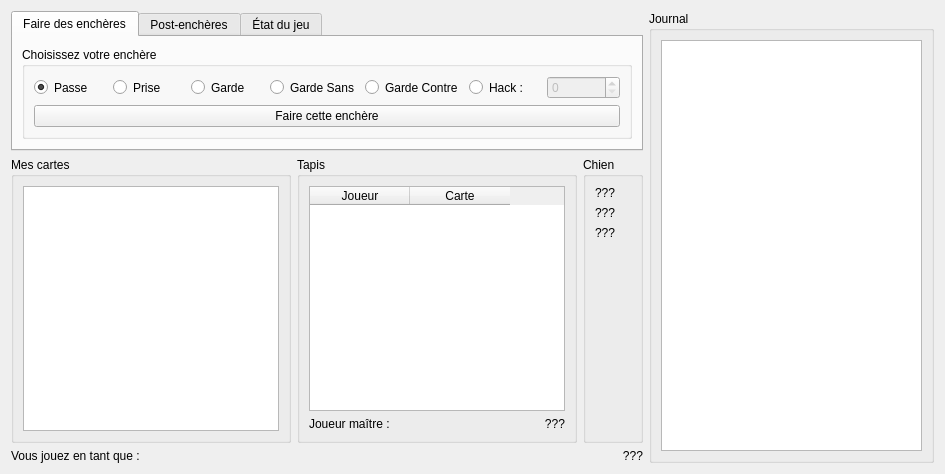
<?xml version="1.0" encoding="UTF-8"?>
<ui version="4.0">
 <class>ClientGraphique</class>
 <widget class="QWidget" name="ClientGraphique">
  <property name="geometry">
   <rect>
    <x>0</x>
    <y>0</y>
    <width>945</width>
    <height>474</height>
   </rect>
  </property>
  <property name="windowTitle">
   <string>Tarot Virtuel</string>
  </property>
  <layout class="QGridLayout" name="gridLayout_5">
   <item row="2" column="1">
    <layout class="QHBoxLayout" name="layout_moi">
     <item>
      <widget class="QLabel" name="label_moi">
       <property name="text">
        <string>Vous jouez en tant que : </string>
       </property>
      </widget>
     </item>
     <item>
      <widget class="LabelNom" name="nom_joueur">
       <property name="text">
        <string>???</string>
       </property>
       <property name="alignment">
        <set>Qt::AlignRight|Qt::AlignTrailing|Qt::AlignVCenter</set>
       </property>
      </widget>
     </item>
    </layout>
   </item>
   <item row="1" column="1">
    <layout class="QHBoxLayout" name="layout_principal">
     <item>
      <widget class="QGroupBox" name="groupe_mes_cartes">
       <property name="sizePolicy">
        <sizepolicy hsizetype="Preferred" vsizetype="Expanding">
         <horstretch>0</horstretch>
         <verstretch>0</verstretch>
        </sizepolicy>
       </property>
       <property name="title">
        <string>Mes cartes</string>
       </property>
       <layout class="QGridLayout" name="gridLayout">
        <item row="0" column="0">
         <widget class="ListeCartes" name="mes_cartes"/>
        </item>
       </layout>
      </widget>
     </item>
     <item>
      <widget class="QGroupBox" name="groupe_tapis">
       <property name="title">
        <string>Tapis</string>
       </property>
       <layout class="QVBoxLayout" name="verticalLayout_2">
        <item>
         <widget class="AfficheurTapis" name="tapis">
          <property name="editTriggers">
           <set>QAbstractItemView::NoEditTriggers</set>
          </property>
          <column>
           <property name="text">
            <string>Joueur</string>
           </property>
          </column>
          <column>
           <property name="text">
            <string>Carte</string>
           </property>
          </column>
         </widget>
        </item>
        <item>
         <layout class="QHBoxLayout" name="layout_maitre">
          <item>
           <widget class="QLabel" name="label_maitre">
            <property name="text">
             <string>Joueur maître :</string>
            </property>
           </widget>
          </item>
          <item>
           <widget class="LabelNom" name="nom_maitre">
            <property name="text">
             <string>???</string>
            </property>
            <property name="alignment">
             <set>Qt::AlignRight|Qt::AlignTrailing|Qt::AlignVCenter</set>
            </property>
           </widget>
          </item>
         </layout>
        </item>
       </layout>
      </widget>
     </item>
     <item>
      <widget class="QGroupBox" name="groupe_chien">
       <property name="title">
        <string>Chien</string>
       </property>
       <layout class="QVBoxLayout" name="verticalLayout_3">
        <item>
         <widget class="QLabel" name="chien_1">
          <property name="text">
           <string>???</string>
          </property>
         </widget>
        </item>
        <item>
         <widget class="QLabel" name="chien_2">
          <property name="text">
           <string>???</string>
          </property>
         </widget>
        </item>
        <item>
         <widget class="QLabel" name="chien_3">
          <property name="text">
           <string>???</string>
          </property>
         </widget>
        </item>
        <item>
         <spacer name="verticalSpacer">
          <property name="orientation">
           <enum>Qt::Vertical</enum>
          </property>
          <property name="sizeHint" stdset="0">
           <size>
            <width>20</width>
            <height>40</height>
           </size>
          </property>
         </spacer>
        </item>
       </layout>
      </widget>
     </item>
    </layout>
   </item>
   <item row="0" column="1">
    <widget class="QTabWidget" name="onglets">
     <property name="sizePolicy">
      <sizepolicy hsizetype="Expanding" vsizetype="Fixed">
       <horstretch>0</horstretch>
       <verstretch>0</verstretch>
      </sizepolicy>
     </property>
     <property name="tabShape">
      <enum>QTabWidget::Rounded</enum>
     </property>
     <property name="currentIndex">
      <number>0</number>
     </property>
     <widget class="QWidget" name="encheres">
      <attribute name="title">
       <string>Faire des enchères</string>
      </attribute>
      <layout class="QVBoxLayout" name="verticalLayout_4">
       <item>
        <widget class="QGroupBox" name="groupe_enchere">
         <property name="sizePolicy">
          <sizepolicy hsizetype="Preferred" vsizetype="Fixed">
           <horstretch>0</horstretch>
           <verstretch>0</verstretch>
          </sizepolicy>
         </property>
         <property name="title">
          <string>Choisissez votre enchère</string>
         </property>
         <layout class="QGridLayout" name="gridLayout_2">
          <item row="0" column="6">
           <widget class="QRadioButton" name="bouton_hack_enchere">
            <property name="sizePolicy">
             <sizepolicy hsizetype="Minimum" vsizetype="Expanding">
              <horstretch>0</horstretch>
              <verstretch>0</verstretch>
             </sizepolicy>
            </property>
            <property name="text">
             <string>Hack : </string>
            </property>
           </widget>
          </item>
          <item row="0" column="5">
           <widget class="QRadioButton" name="bouton_garde_contre">
            <property name="sizePolicy">
             <sizepolicy hsizetype="Minimum" vsizetype="Expanding">
              <horstretch>0</horstretch>
              <verstretch>0</verstretch>
             </sizepolicy>
            </property>
            <property name="text">
             <string>Garde Contre</string>
            </property>
           </widget>
          </item>
          <item row="0" column="4">
           <widget class="QRadioButton" name="bouton_garde_sans">
            <property name="sizePolicy">
             <sizepolicy hsizetype="Minimum" vsizetype="Expanding">
              <horstretch>0</horstretch>
              <verstretch>0</verstretch>
             </sizepolicy>
            </property>
            <property name="text">
             <string>Garde Sans</string>
            </property>
           </widget>
          </item>
          <item row="0" column="7">
           <widget class="QSpinBox" name="selection_enchere">
            <property name="enabled">
             <bool>false</bool>
            </property>
            <property name="sizePolicy">
             <sizepolicy hsizetype="Minimum" vsizetype="Fixed">
              <horstretch>0</horstretch>
              <verstretch>0</verstretch>
             </sizepolicy>
            </property>
           </widget>
          </item>
          <item row="0" column="3">
           <widget class="QRadioButton" name="bouton_garde">
            <property name="sizePolicy">
             <sizepolicy hsizetype="Minimum" vsizetype="Expanding">
              <horstretch>0</horstretch>
              <verstretch>0</verstretch>
             </sizepolicy>
            </property>
            <property name="text">
             <string>Garde</string>
            </property>
           </widget>
          </item>
          <item row="0" column="2">
           <widget class="QRadioButton" name="bouton_prise">
            <property name="sizePolicy">
             <sizepolicy hsizetype="Minimum" vsizetype="Expanding">
              <horstretch>0</horstretch>
              <verstretch>0</verstretch>
             </sizepolicy>
            </property>
            <property name="text">
             <string>Prise</string>
            </property>
           </widget>
          </item>
          <item row="0" column="1">
           <widget class="QRadioButton" name="bouton_passe">
            <property name="sizePolicy">
             <sizepolicy hsizetype="Minimum" vsizetype="Expanding">
              <horstretch>0</horstretch>
              <verstretch>0</verstretch>
             </sizepolicy>
            </property>
            <property name="text">
             <string>Passe</string>
            </property>
            <property name="checked">
             <bool>true</bool>
            </property>
           </widget>
          </item>
          <item row="1" column="1" colspan="7">
           <widget class="QPushButton" name="bouton_enchere">
            <property name="sizePolicy">
             <sizepolicy hsizetype="Minimum" vsizetype="Fixed">
              <horstretch>0</horstretch>
              <verstretch>0</verstretch>
             </sizepolicy>
            </property>
            <property name="text">
             <string>Faire cette enchère</string>
            </property>
           </widget>
          </item>
         </layout>
        </widget>
       </item>
      </layout>
     </widget>
     <widget class="QWidget" name="appel">
      <attribute name="title">
       <string>Post-enchères</string>
      </attribute>
      <layout class="QGridLayout" name="gridLayout_6">
       <item row="0" column="0">
        <layout class="QHBoxLayout" name="horizontalLayout_4">
         <item>
          <widget class="QLabel" name="label_4">
           <property name="sizePolicy">
            <sizepolicy hsizetype="Preferred" vsizetype="Fixed">
             <horstretch>0</horstretch>
             <verstretch>0</verstretch>
            </sizepolicy>
           </property>
           <property name="text">
            <string>Appelez une carte :</string>
           </property>
          </widget>
         </item>
         <item>
          <widget class="SelecteurCarte" name="selecteur_appel">
           <property name="sizePolicy">
            <sizepolicy hsizetype="Expanding" vsizetype="Fixed">
             <horstretch>0</horstretch>
             <verstretch>0</verstretch>
            </sizepolicy>
           </property>
          </widget>
         </item>
        </layout>
       </item>
       <item row="2" column="0">
        <layout class="QHBoxLayout" name="horizontalLayout">
         <item>
          <widget class="SelecteurCarte" name="ecart_1">
           <property name="sizePolicy">
            <sizepolicy hsizetype="Preferred" vsizetype="Fixed">
             <horstretch>0</horstretch>
             <verstretch>0</verstretch>
            </sizepolicy>
           </property>
          </widget>
         </item>
         <item>
          <widget class="SelecteurCarte" name="ecart_2">
           <property name="sizePolicy">
            <sizepolicy hsizetype="Preferred" vsizetype="Fixed">
             <horstretch>0</horstretch>
             <verstretch>0</verstretch>
            </sizepolicy>
           </property>
          </widget>
         </item>
         <item>
          <widget class="SelecteurCarte" name="ecart_3">
           <property name="sizePolicy">
            <sizepolicy hsizetype="Preferred" vsizetype="Fixed">
             <horstretch>0</horstretch>
             <verstretch>0</verstretch>
            </sizepolicy>
           </property>
          </widget>
         </item>
        </layout>
       </item>
       <item row="0" column="1">
        <widget class="QPushButton" name="bouton_appel">
         <property name="sizePolicy">
          <sizepolicy hsizetype="Minimum" vsizetype="Fixed">
           <horstretch>0</horstretch>
           <verstretch>0</verstretch>
          </sizepolicy>
         </property>
         <property name="text">
          <string>Appeler cette carte</string>
         </property>
        </widget>
       </item>
       <item row="2" column="1">
        <widget class="QPushButton" name="bouton_ecart">
         <property name="sizePolicy">
          <sizepolicy hsizetype="Minimum" vsizetype="Fixed">
           <horstretch>0</horstretch>
           <verstretch>0</verstretch>
          </sizepolicy>
         </property>
         <property name="text">
          <string>Écarter ces cartes</string>
         </property>
        </widget>
       </item>
      </layout>
     </widget>
     <widget class="QWidget" name="jeu">
      <attribute name="title">
       <string>État du jeu</string>
      </attribute>
      <layout class="QGridLayout" name="gridLayout_4">
       <item row="0" column="0">
        <widget class="QGroupBox" name="groupBox_6">
         <property name="sizePolicy">
          <sizepolicy hsizetype="Expanding" vsizetype="Fixed">
           <horstretch>0</horstretch>
           <verstretch>0</verstretch>
          </sizepolicy>
         </property>
         <property name="title">
          <string>Jeu d'une carte</string>
         </property>
         <layout class="QGridLayout" name="gridLayout_3">
          <item row="1" column="0">
           <widget class="QRadioButton" name="bouton_hack_jeu">
            <property name="text">
             <string>Hack :</string>
            </property>
           </widget>
          </item>
          <item row="0" column="0">
           <widget class="QRadioButton" name="bouton_possede">
            <property name="text">
             <string>Carte que je possède :</string>
            </property>
            <property name="checked">
             <bool>true</bool>
            </property>
           </widget>
          </item>
          <item row="0" column="1">
           <widget class="SelecteurCarte" name="cartes_jouables">
            <property name="sizePolicy">
             <sizepolicy hsizetype="Expanding" vsizetype="Fixed">
              <horstretch>0</horstretch>
              <verstretch>0</verstretch>
             </sizepolicy>
            </property>
           </widget>
          </item>
          <item row="0" column="2">
           <widget class="QPushButton" name="bouton_requete">
            <property name="sizePolicy">
             <sizepolicy hsizetype="Minimum" vsizetype="Fixed">
              <horstretch>0</horstretch>
              <verstretch>0</verstretch>
             </sizepolicy>
            </property>
            <property name="text">
             <string>Jouer</string>
            </property>
           </widget>
          </item>
          <item row="1" column="1" colspan="2">
           <widget class="QSpinBox" name="carte_hack">
            <property name="enabled">
             <bool>false</bool>
            </property>
            <property name="sizePolicy">
             <sizepolicy hsizetype="Expanding" vsizetype="Fixed">
              <horstretch>0</horstretch>
              <verstretch>0</verstretch>
             </sizepolicy>
            </property>
           </widget>
          </item>
         </layout>
        </widget>
       </item>
      </layout>
     </widget>
    </widget>
   </item>
   <item row="0" column="2" rowspan="3">
    <widget class="QGroupBox" name="groupBox_7">
     <property name="title">
      <string>Journal</string>
     </property>
     <layout class="QVBoxLayout" name="verticalLayout_7">
      <item>
       <widget class="Journal" name="journal"/>
      </item>
     </layout>
    </widget>
   </item>
  </layout>
 </widget>
 <customwidgets>
  <customwidget>
   <class>LabelNom</class>
   <extends>QLabel</extends>
   <header>label_nom.hpp</header>
  </customwidget>
  <customwidget>
   <class>Journal</class>
   <extends>QTextBrowser</extends>
   <header>journal.hpp</header>
  </customwidget>
  <customwidget>
   <class>AfficheurTapis</class>
   <extends>QTableWidget</extends>
   <header>afficheur_tapis.hpp</header>
  </customwidget>
  <customwidget>
   <class>ListeCartes</class>
   <extends>QTextBrowser</extends>
   <header>liste_cartes.hpp</header>
  </customwidget>
  <customwidget>
   <class>SelecteurCarte</class>
   <extends>QComboBox</extends>
   <header>selecteur_carte.hpp</header>
  </customwidget>
 </customwidgets>
 <resources/>
 <connections>
  <connection>
   <sender>bouton_hack_enchere</sender>
   <signal>toggled(bool)</signal>
   <receiver>selection_enchere</receiver>
   <slot>setEnabled(bool)</slot>
   <hints>
    <hint type="sourcelabel">
     <x>345</x>
     <y>135</y>
    </hint>
    <hint type="destinationlabel">
     <x>380</x>
     <y>136</y>
    </hint>
   </hints>
  </connection>
  <connection>
   <sender>bouton_possede</sender>
   <signal>toggled(bool)</signal>
   <receiver>cartes_jouables</receiver>
   <slot>setEnabled(bool)</slot>
   <hints>
    <hint type="sourcelabel">
     <x>350</x>
     <y>105</y>
    </hint>
    <hint type="destinationlabel">
     <x>425</x>
     <y>103</y>
    </hint>
   </hints>
  </connection>
  <connection>
   <sender>bouton_hack_jeu</sender>
   <signal>toggled(bool)</signal>
   <receiver>carte_hack</receiver>
   <slot>setEnabled(bool)</slot>
   <hints>
    <hint type="sourcelabel">
     <x>382</x>
     <y>144</y>
    </hint>
    <hint type="destinationlabel">
     <x>422</x>
     <y>148</y>
    </hint>
   </hints>
  </connection>
 </connections>
</ui>
